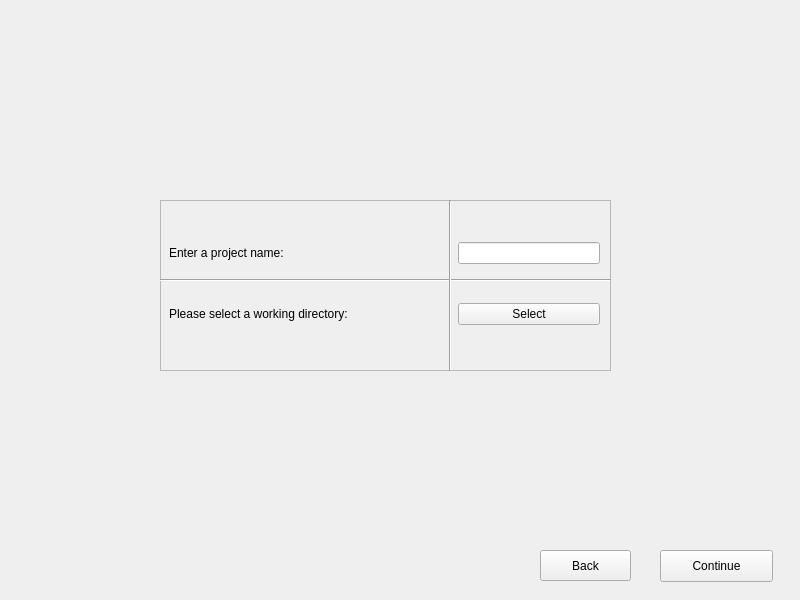
<?xml version="1.0" encoding="UTF-8"?>
<ui version="4.0">
 <class>selectWorkingDirectory</class>
 <widget class="QWidget" name="selectWorkingDirectory">
  <property name="geometry">
   <rect>
    <x>0</x>
    <y>0</y>
    <width>800</width>
    <height>600</height>
   </rect>
  </property>
  <property name="windowTitle">
   <string>Form</string>
  </property>
  <widget class="QPushButton" name="continue_2">
   <property name="geometry">
    <rect>
     <x>660</x>
     <y>550</y>
     <width>113</width>
     <height>32</height>
    </rect>
   </property>
   <property name="text">
    <string>Continue</string>
   </property>
  </widget>
  <widget class="QFrame" name="frame">
   <property name="geometry">
    <rect>
     <x>160</x>
     <y>200</y>
     <width>451</width>
     <height>171</height>
    </rect>
   </property>
   <property name="frameShape">
    <enum>QFrame::StyledPanel</enum>
   </property>
   <property name="frameShadow">
    <enum>QFrame::Raised</enum>
   </property>
   <widget class="QWidget" name="gridLayoutWidget">
    <property name="geometry">
     <rect>
      <x>9</x>
      <y>9</y>
      <width>431</width>
      <height>151</height>
     </rect>
    </property>
    <layout class="QGridLayout" name="gridLayout" columnstretch="2,1">
     <item row="0" column="0">
      <widget class="QLabel" name="label_2">
       <property name="text">
        <string>Enter a project name:</string>
       </property>
      </widget>
     </item>
     <item row="1" column="0">
      <widget class="QLabel" name="label">
       <property name="text">
        <string>Please select a working directory:</string>
       </property>
       <property name="wordWrap">
        <bool>true</bool>
       </property>
      </widget>
     </item>
     <item row="0" column="1">
      <widget class="QLineEdit" name="name"/>
     </item>
     <item row="1" column="1">
      <widget class="QPushButton" name="pushButton">
       <property name="text">
        <string>Select</string>
       </property>
      </widget>
     </item>
    </layout>
   </widget>
   <widget class="Line" name="line">
    <property name="geometry">
     <rect>
      <x>280</x>
      <y>0</y>
      <width>20</width>
      <height>171</height>
     </rect>
    </property>
    <property name="orientation">
     <enum>Qt::Vertical</enum>
    </property>
   </widget>
   <widget class="Line" name="line_2">
    <property name="geometry">
     <rect>
      <x>0</x>
      <y>70</y>
      <width>451</width>
      <height>21</height>
     </rect>
    </property>
    <property name="orientation">
     <enum>Qt::Horizontal</enum>
    </property>
   </widget>
   <zorder>line_2</zorder>
   <zorder>line</zorder>
   <zorder>gridLayoutWidget</zorder>
  </widget>
  <widget class="QPushButton" name="backButton">
   <property name="geometry">
    <rect>
     <x>540</x>
     <y>550</y>
     <width>91</width>
     <height>31</height>
    </rect>
   </property>
   <property name="text">
    <string>Back</string>
   </property>
  </widget>
 </widget>
 <resources/>
 <connections/>
</ui>
